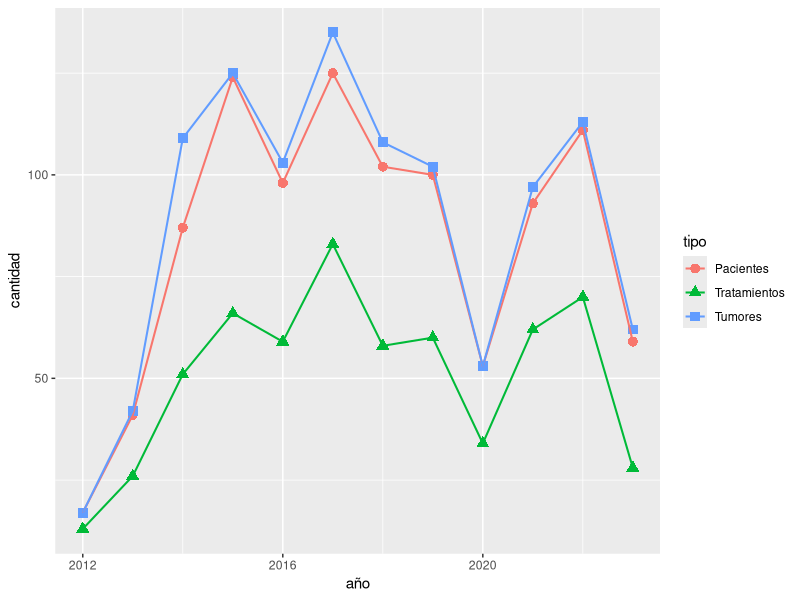
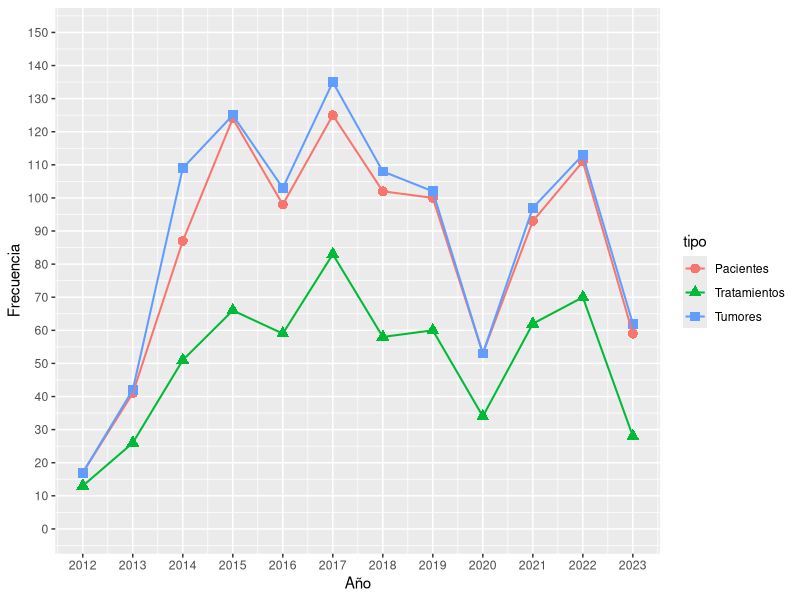
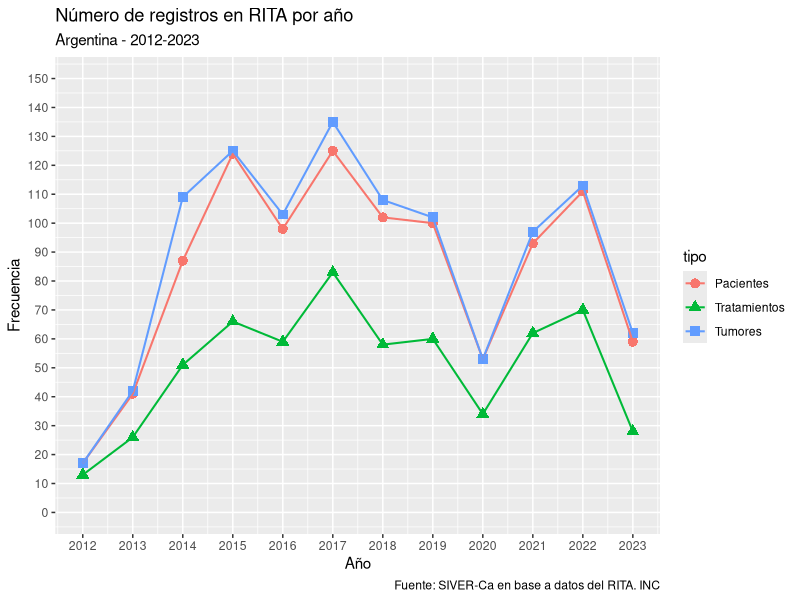
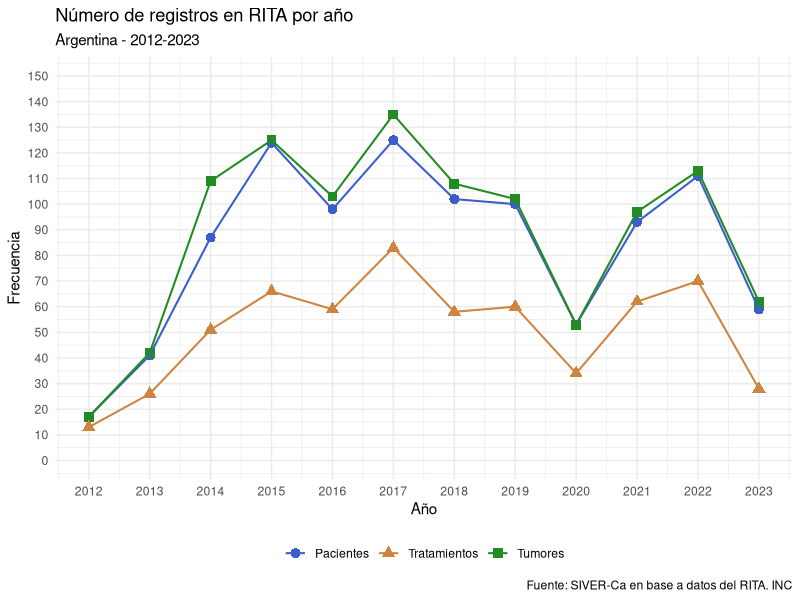
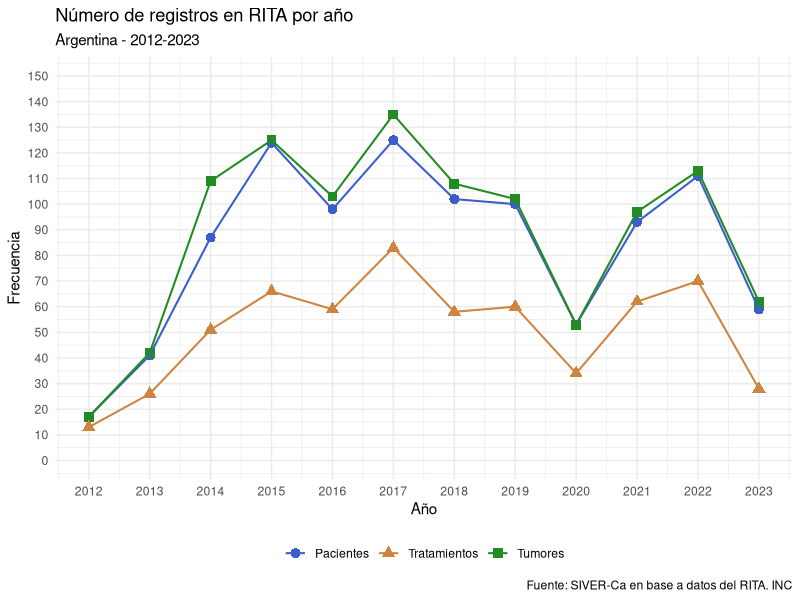
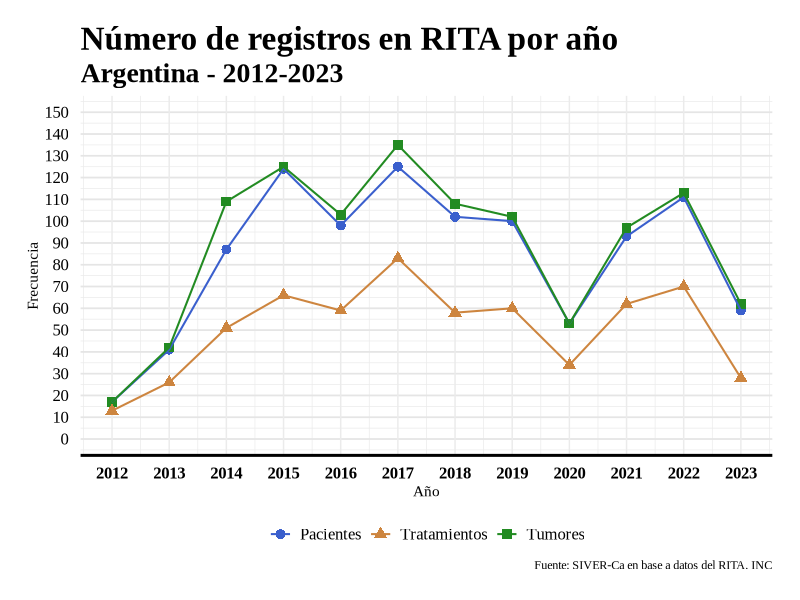
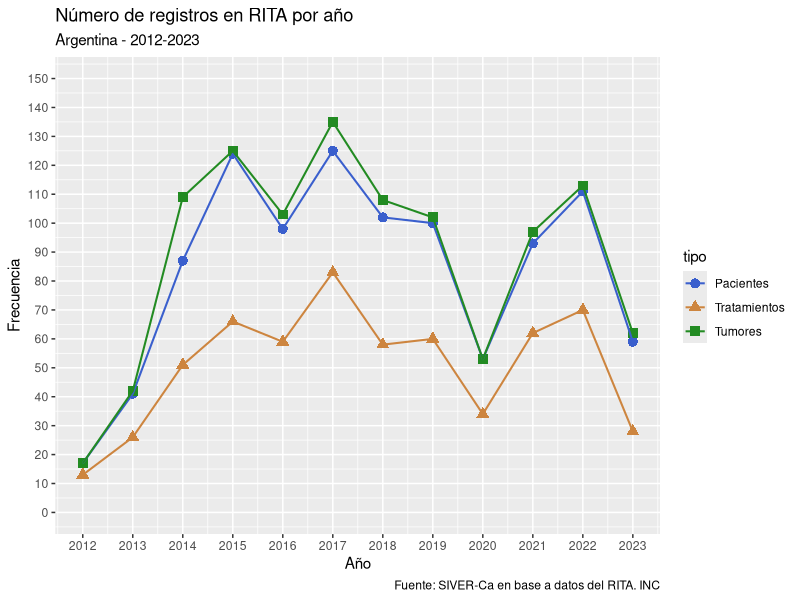

The R script that drew these images, in order:
# Esta practica pertenece al temario del Encuentro 7 del curso

# La idea es ver algunas otras funciones o aplicaciones de lo
# mostrado durante el encuentro sincrónico

# Este código está comentado a modo de guía 

#-----------------------

# Activamos paquetes

library(tidyverse)

# leemos el archivo rita_prueba.csv

rita <- read_csv2("practicas/rita_prueba.csv")


# gráfico de líneas para tendencias

# extraemos año de la fecha de registro

rita <- rita |> 
  mutate(año = year(dmy(FEREG)))

# agrupando por año contabilizamos segun id único

rita |> 
  group_by(año) |> 
  summarise(Pacientes = n_distinct(IDPTE),
            Tumores = n_distinct(IDTUM),
            Tratamientos = n_distinct(IDTTO))

# debemos "ordenar" los datos 

rita |> 
  group_by(año) |> 
  summarise(Pacientes = n_distinct(IDPTE),
            Tumores = n_distinct(IDTUM),
            Tratamientos = n_distinct(IDTTO)) |> 
  pivot_longer(cols = 2:4, names_to = "tipo", values_to = "cantidad")

# ahora si podemos ingresar los datos al gráfico

tendencia <- rita |> 
  group_by(año) |> 
  summarise(Pacientes = n_distinct(IDPTE),
            Tumores = n_distinct(IDTUM),
            Tratamientos = n_distinct(IDTTO)) |> 
  pivot_longer(cols = 2:4, names_to = "tipo", values_to = "cantidad") |> 
  ggplot(aes(x = año, y = cantidad, color = tipo)) +
  geom_point(aes(shape = tipo), size = 3) +
  geom_line(linewidth = 0.7) 

# almacenamos el gráfico en el objeto tendencia

tendencia

# luego podemos ir agregando caracteristicas y capas al objeto

# por ejemplo, agregamos escalas de ejes x e y

tendencia +
  scale_x_continuous(name = "Año", breaks = seq(2012, 2023, by = 1)) +
  scale_y_continuous(name = "Frecuencia", limits = c(0,150), 
                     breaks = seq(0,150, by = 10))

# ahora le podemos incorporar etiquetas (de titulo, subtitulo y pie)

tendencia <- tendencia +
  scale_x_continuous(name = "Año", breaks = seq(2012, 2023, by = 1)) +
  scale_y_continuous(name = "Frecuencia", limits = c(0,150), 
                     breaks = seq(0,150, by = 10)) +
  labs(title = "Número de registros en RITA por año", 
       subtitle = "Argentina - 2012-2023" , 
       caption = "Fuente: SIVER-Ca en base a datos del RITA. INC")

tendencia

# además podemos cambiar el tema, ubicar la leyenda debajo y sin titulo,
# y cambiar colores

tendencia <- tendencia +
  scale_color_manual(values = c("royalblue3", "peru", "forestgreen")) +
  theme_minimal() +
  theme(legend.position = "bottom",
        legend.title = element_blank())

tendencia

# estos es lo mismo que construirlo todo junto

rita |> 
  group_by(año) |> 
  summarise(Pacientes = n_distinct(IDPTE),
            Tumores = n_distinct(IDTUM),
            Tratamientos = n_distinct(IDTTO)) |> 
  pivot_longer(cols = 2:4, names_to = "tipo", values_to = "cantidad") |> 
  ggplot(aes(x = año, y = cantidad, color = tipo)) +
  geom_point(aes(shape = tipo), size = 3) +
  geom_line(linewidth = 0.7) +
  scale_x_continuous(name = "Año", breaks = seq(2012, 2023, by = 1)) +
  scale_y_continuous(name = "Frecuencia", limits = c(0,150), 
                     breaks = seq(0,150, by = 10)) +
  labs(title = "Número de registros en RITA por año", 
       subtitle = "Argentina - 2012-2023" , 
       caption = "Fuente: SIVER-Ca en base a datos del RITA. INC") +
  scale_color_manual(values = c("royalblue3", "peru", "forestgreen")) +
  theme_minimal() +
  theme(legend.position = "bottom",
        legend.title = element_blank())


# personalizar temas gráficos

# podemos especificar ciertas caracteristicas generales de theme
# como tipo de fuentes, tamaños, etc

# la librería systemfonts tiene acceso a las fuentes nativas del S.O

library(systemfonts)

# mostramos las fuentes instaladas
system_fonts() |> View()

# una fuente habitualmente instalada es Times New Roman

system_fonts() |> 
  filter(family == "Times New Roman")

# guardamos las características del tema que usamos 

backup_tema <- theme_set(theme_minimal())

# vamos a visualizar todas las características del tema (son muchas)

backup_tema

# en texto la familia es ""

# seteamos el theme_minimal() con la familia "Times New Roman" 

theme_set(theme_minimal(base_family = "Times New Roman"))

# con theme_update() podemos actualizar otros elementos
# del tema seteado

theme_update( 
  axis.text.x = element_text(color = "black", face = "bold", size = 12, 
                             margin = margin(t = 6)),
  axis.text.y = element_text(color = "black", size = 12, hjust = 1, 
                             margin = margin(r = 6), family = "Times New Roman"), 
  plot.title = element_text(color = "black", face = "bold", size = 24, family = "Times New Roman"),
  plot.subtitle = element_text(color = "black", face = "bold", size = 20, family = "Times New Roman"),
  axis.line.x = element_line(color = "black", linewidth = 1),
  panel.grid.major.y = element_line(color = "grey90", linewidth = 0.6),
  plot.background = element_rect(fill = "white", color = "white"),
  legend.position = "bottom",
  legend.title = element_blank(),
  legend.text = element_text(color = "black", size = 12),
  plot.margin = margin(rep(20, 4))
)

# aplicamos este tema en el gráfico

rita |> 
  group_by(año) |> 
  summarise(Pacientes = n_distinct(IDPTE),
            Tumores = n_distinct(IDTUM),
            Tratamientos = n_distinct(IDTTO)) |> 
  pivot_longer(cols = 2:4, names_to = "tipo", values_to = "cantidad") |> 
  ggplot(aes(x = año, y = cantidad, color = tipo)) +
  geom_point(aes(shape = tipo), size = 3) +
  geom_line(linewidth = 0.7) +
  scale_x_continuous(name = "Año", breaks = seq(2012, 2023, by = 1)) +
  scale_y_continuous(name = "Frecuencia", limits = c(0,150), 
                     breaks = seq(0,150, by = 10)) +
  labs(title = "Número de registros en RITA por año", 
       subtitle = "Argentina - 2012-2023" , 
       caption = "Fuente: SIVER-Ca en base a datos del RITA. INC") +
  scale_color_manual(values = c("royalblue3", "peru", "forestgreen")) 

# los cambios en el tema desaparecen cuando iniciamos una sesión de R
# nueva o bien podemos recuperar el tema minimal original almacenado

theme_set(backup_tema)

rita |> 
  group_by(año) |> 
  summarise(Pacientes = n_distinct(IDPTE),
            Tumores = n_distinct(IDTUM),
            Tratamientos = n_distinct(IDTTO)) |> 
  pivot_longer(cols = 2:4, names_to = "tipo", values_to = "cantidad") |> 
  ggplot(aes(x = año, y = cantidad, color = tipo)) +
  geom_point(aes(shape = tipo), size = 3) +
  geom_line(linewidth = 0.7) +
  scale_x_continuous(name = "Año", breaks = seq(2012, 2023, by = 1)) +
  scale_y_continuous(name = "Frecuencia", limits = c(0,150), 
                     breaks = seq(0,150, by = 10)) +
  labs(title = "Número de registros en RITA por año", 
       subtitle = "Argentina - 2012-2023" , 
       caption = "Fuente: SIVER-Ca en base a datos del RITA. INC") +
  scale_color_manual(values = c("royalblue3", "peru", "forestgreen")) 

# 


# lineas longitudinales  con rita ( ggpubr::ggtexttable() )

# start de coord_polar() en grafico de tortas

# annotate

# ordenar con factores

# ggupset, ggrepel, ggtext, patchwork, rcartocolor, systemfonts, scales

# ver cambio de fuentes y tamaños
# caracteristicas de temas


